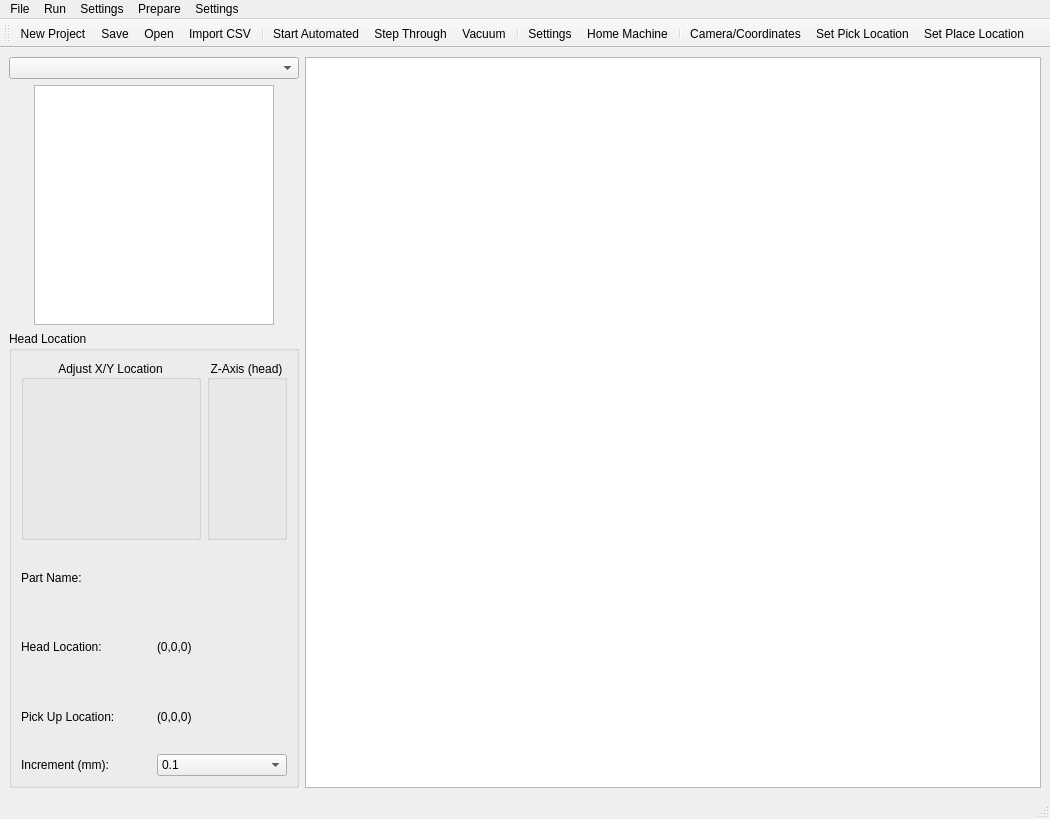
<?xml version="1.0" encoding="UTF-8"?>
<ui version="4.0">
 <class>MainWindow</class>
 <widget class="QMainWindow" name="MainWindow">
  <property name="geometry">
   <rect>
    <x>0</x>
    <y>0</y>
    <width>1050</width>
    <height>819</height>
   </rect>
  </property>
  <property name="windowTitle">
   <string>EasyPicker</string>
  </property>
  <property name="windowIcon">
   <iconset resource="Icons.qrc">
    <normaloff>:/new/Icons/icons8-circuit-80.png</normaloff>:/new/Icons/icons8-circuit-80.png</iconset>
  </property>
  <widget class="QWidget" name="centralwidget">
   <layout class="QVBoxLayout" name="verticalLayout_2">
    <item>
     <layout class="QHBoxLayout" name="horizontalLayout">
      <item>
       <layout class="QVBoxLayout" name="verticalLayout">
        <item>
         <widget class="QComboBox" name="cameraComboBox"/>
        </item>
        <item>
         <layout class="QGridLayout" name="gridLayout">
          <item row="0" column="0">
           <widget class="QGraphicsView" name="cameraView">
            <property name="minimumSize">
             <size>
              <width>240</width>
              <height>240</height>
             </size>
            </property>
            <property name="maximumSize">
             <size>
              <width>240</width>
              <height>240</height>
             </size>
            </property>
           </widget>
          </item>
         </layout>
        </item>
        <item>
         <widget class="QGroupBox" name="groupBox">
          <property name="title">
           <string>Head Location</string>
          </property>
          <layout class="QVBoxLayout" name="verticalLayout_3">
           <item>
            <layout class="QHBoxLayout" name="horizontalLayout_3">
             <item>
              <widget class="QGroupBox" name="groupBox_2">
               <property name="minimumSize">
                <size>
                 <width>180</width>
                 <height>180</height>
                </size>
               </property>
               <property name="maximumSize">
                <size>
                 <width>180</width>
                 <height>200</height>
                </size>
               </property>
               <property name="title">
                <string>Adjust X/Y Location</string>
               </property>
               <property name="alignment">
                <set>Qt::AlignCenter</set>
               </property>
               <layout class="QGridLayout" name="gridLayout_2">
                <item row="3" column="1">
                 <widget class="QPushButton" name="adjustBottomPushButton">
                  <property name="minimumSize">
                   <size>
                    <width>40</width>
                    <height>40</height>
                   </size>
                  </property>
                  <property name="maximumSize">
                   <size>
                    <width>40</width>
                    <height>40</height>
                   </size>
                  </property>
                  <property name="text">
                   <string/>
                  </property>
                  <property name="icon">
                   <iconset resource="Icons.qrc">
                    <normaloff>:/new/Icons/down-100.png</normaloff>:/new/Icons/down-100.png</iconset>
                  </property>
                  <property name="iconSize">
                   <size>
                    <width>40</width>
                    <height>40</height>
                   </size>
                  </property>
                  <property name="shortcut">
                   <string>Down</string>
                  </property>
                  <property name="flat">
                   <bool>true</bool>
                  </property>
                 </widget>
                </item>
                <item row="2" column="2">
                 <widget class="QPushButton" name="adjustRightPushButton">
                  <property name="minimumSize">
                   <size>
                    <width>40</width>
                    <height>40</height>
                   </size>
                  </property>
                  <property name="maximumSize">
                   <size>
                    <width>40</width>
                    <height>40</height>
                   </size>
                  </property>
                  <property name="text">
                   <string/>
                  </property>
                  <property name="icon">
                   <iconset resource="Icons.qrc">
                    <normaloff>:/new/Icons/right-100.png</normaloff>:/new/Icons/right-100.png</iconset>
                  </property>
                  <property name="iconSize">
                   <size>
                    <width>40</width>
                    <height>40</height>
                   </size>
                  </property>
                  <property name="shortcut">
                   <string>Right</string>
                  </property>
                  <property name="flat">
                   <bool>true</bool>
                  </property>
                 </widget>
                </item>
                <item row="1" column="1">
                 <widget class="QPushButton" name="adjustTopPushButton">
                  <property name="minimumSize">
                   <size>
                    <width>40</width>
                    <height>40</height>
                   </size>
                  </property>
                  <property name="maximumSize">
                   <size>
                    <width>40</width>
                    <height>40</height>
                   </size>
                  </property>
                  <property name="text">
                   <string/>
                  </property>
                  <property name="icon">
                   <iconset resource="Icons.qrc">
                    <normaloff>:/new/Icons/up-100.png</normaloff>:/new/Icons/up-100.png</iconset>
                  </property>
                  <property name="iconSize">
                   <size>
                    <width>40</width>
                    <height>40</height>
                   </size>
                  </property>
                  <property name="shortcut">
                   <string>Up</string>
                  </property>
                  <property name="flat">
                   <bool>true</bool>
                  </property>
                 </widget>
                </item>
                <item row="2" column="0">
                 <widget class="QPushButton" name="adjustLeftPushButton">
                  <property name="minimumSize">
                   <size>
                    <width>40</width>
                    <height>40</height>
                   </size>
                  </property>
                  <property name="maximumSize">
                   <size>
                    <width>40</width>
                    <height>40</height>
                   </size>
                  </property>
                  <property name="autoFillBackground">
                   <bool>false</bool>
                  </property>
                  <property name="text">
                   <string/>
                  </property>
                  <property name="icon">
                   <iconset resource="Icons.qrc">
                    <normaloff>:/new/Icons/left-100.png</normaloff>:/new/Icons/left-100.png</iconset>
                  </property>
                  <property name="iconSize">
                   <size>
                    <width>40</width>
                    <height>40</height>
                   </size>
                  </property>
                  <property name="shortcut">
                   <string>Left</string>
                  </property>
                  <property name="default">
                   <bool>false</bool>
                  </property>
                  <property name="flat">
                   <bool>true</bool>
                  </property>
                 </widget>
                </item>
               </layout>
              </widget>
             </item>
             <item>
              <widget class="QGroupBox" name="groupBox_3">
               <property name="minimumSize">
                <size>
                 <width>80</width>
                 <height>180</height>
                </size>
               </property>
               <property name="maximumSize">
                <size>
                 <width>80</width>
                 <height>180</height>
                </size>
               </property>
               <property name="title">
                <string>Z-Axis (head)</string>
               </property>
               <property name="alignment">
                <set>Qt::AlignCenter</set>
               </property>
               <layout class="QVBoxLayout" name="verticalLayout_4">
                <property name="leftMargin">
                 <number>15</number>
                </property>
                <property name="topMargin">
                 <number>0</number>
                </property>
                <property name="rightMargin">
                 <number>30</number>
                </property>
                <property name="bottomMargin">
                 <number>0</number>
                </property>
                <item>
                 <widget class="QPushButton" name="pushButton_3">
                  <property name="minimumSize">
                   <size>
                    <width>40</width>
                    <height>40</height>
                   </size>
                  </property>
                  <property name="maximumSize">
                   <size>
                    <width>40</width>
                    <height>40</height>
                   </size>
                  </property>
                  <property name="layoutDirection">
                   <enum>Qt::LeftToRight</enum>
                  </property>
                  <property name="text">
                   <string/>
                  </property>
                  <property name="icon">
                   <iconset resource="Icons.qrc">
                    <normaloff>:/new/Icons/up-100.png</normaloff>:/new/Icons/up-100.png</iconset>
                  </property>
                  <property name="iconSize">
                   <size>
                    <width>40</width>
                    <height>40</height>
                   </size>
                  </property>
                  <property name="shortcut">
                   <string>Shift+Up</string>
                  </property>
                  <property name="flat">
                   <bool>true</bool>
                  </property>
                 </widget>
                </item>
                <item>
                 <widget class="QPushButton" name="pushButton_4">
                  <property name="minimumSize">
                   <size>
                    <width>40</width>
                    <height>40</height>
                   </size>
                  </property>
                  <property name="maximumSize">
                   <size>
                    <width>40</width>
                    <height>40</height>
                   </size>
                  </property>
                  <property name="text">
                   <string/>
                  </property>
                  <property name="icon">
                   <iconset resource="Icons.qrc">
                    <normaloff>:/new/Icons/down-100.png</normaloff>:/new/Icons/down-100.png</iconset>
                  </property>
                  <property name="iconSize">
                   <size>
                    <width>40</width>
                    <height>40</height>
                   </size>
                  </property>
                  <property name="shortcut">
                   <string>Shift+Down</string>
                  </property>
                  <property name="flat">
                   <bool>true</bool>
                  </property>
                 </widget>
                </item>
               </layout>
              </widget>
             </item>
            </layout>
           </item>
           <item>
            <layout class="QHBoxLayout" name="horizontalLayout_6">
             <item>
              <widget class="QLabel" name="label_6">
               <property name="text">
                <string>Part Name:</string>
               </property>
              </widget>
             </item>
             <item>
              <widget class="QLabel" name="partNameLabel">
               <property name="text">
                <string/>
               </property>
              </widget>
             </item>
            </layout>
           </item>
           <item>
            <layout class="QHBoxLayout" name="horizontalLayout_5">
             <item>
              <widget class="QLabel" name="label_4">
               <property name="text">
                <string>Head Location:</string>
               </property>
              </widget>
             </item>
             <item>
              <widget class="QLabel" name="headLocationLabel">
               <property name="text">
                <string>(0,0,0)</string>
               </property>
              </widget>
             </item>
            </layout>
           </item>
           <item>
            <layout class="QHBoxLayout" name="horizontalLayout_4">
             <item>
              <widget class="QLabel" name="label_2">
               <property name="text">
                <string>Pick Up Location:</string>
               </property>
              </widget>
             </item>
             <item>
              <widget class="QLabel" name="pickUpLocationLabel">
               <property name="text">
                <string>(0,0,0)</string>
               </property>
              </widget>
             </item>
            </layout>
           </item>
           <item>
            <layout class="QHBoxLayout" name="horizontalLayout_7">
             <item>
              <widget class="QLabel" name="label">
               <property name="text">
                <string>Increment (mm):</string>
               </property>
              </widget>
             </item>
             <item>
              <widget class="QComboBox" name="incrementComboBox">
               <item>
                <property name="text">
                 <string>0.1</string>
                </property>
               </item>
               <item>
                <property name="text">
                 <string>0.5</string>
                </property>
               </item>
               <item>
                <property name="text">
                 <string>1</string>
                </property>
               </item>
               <item>
                <property name="text">
                 <string>3</string>
                </property>
               </item>
               <item>
                <property name="text">
                 <string>5</string>
                </property>
               </item>
               <item>
                <property name="text">
                 <string>10</string>
                </property>
               </item>
               <item>
                <property name="text">
                 <string>25</string>
                </property>
               </item>
               <item>
                <property name="text">
                 <string>50</string>
                </property>
               </item>
              </widget>
             </item>
            </layout>
           </item>
          </layout>
         </widget>
        </item>
       </layout>
      </item>
      <item>
       <widget class="QTableWidget" name="tableWidget"/>
      </item>
     </layout>
    </item>
   </layout>
  </widget>
  <widget class="QMenuBar" name="menubar">
   <property name="geometry">
    <rect>
     <x>0</x>
     <y>0</y>
     <width>1050</width>
     <height>20</height>
    </rect>
   </property>
   <widget class="QMenu" name="menuFile">
    <property name="title">
     <string>File</string>
    </property>
    <addaction name="actionNew_Project"/>
    <addaction name="actionOpen"/>
    <addaction name="actionImport_CSV"/>
    <addaction name="actionSave"/>
    <addaction name="actionExit"/>
   </widget>
   <widget class="QMenu" name="menuRun">
    <property name="title">
     <string>Run</string>
    </property>
    <addaction name="actionStart_Automated"/>
    <addaction name="actionStep_Through_Next"/>
    <addaction name="actionStep_Through_Back"/>
   </widget>
   <widget class="QMenu" name="menuSettings">
    <property name="title">
     <string>Settings</string>
    </property>
    <addaction name="actionSettings"/>
   </widget>
   <widget class="QMenu" name="menuPrepare">
    <property name="title">
     <string>Prepare</string>
    </property>
    <addaction name="actionSet_Pick_Up_Location"/>
    <addaction name="actionSet_Place_Location"/>
    <addaction name="actionCamera_Coordinates"/>
    <addaction name="actionVacuum"/>
    <addaction name="actionHome_Machine"/>
   </widget>
   <widget class="QMenu" name="menuSettings_2">
    <property name="title">
     <string>Settings</string>
    </property>
    <addaction name="actionSettings"/>
   </widget>
   <addaction name="menuFile"/>
   <addaction name="menuRun"/>
   <addaction name="menuSettings"/>
   <addaction name="menuPrepare"/>
   <addaction name="menuSettings_2"/>
  </widget>
  <widget class="QStatusBar" name="statusbar"/>
  <widget class="QToolBar" name="toolBar">
   <property name="windowTitle">
    <string>toolBar</string>
   </property>
   <property name="toolButtonStyle">
    <enum>Qt::ToolButtonTextUnderIcon</enum>
   </property>
   <attribute name="toolBarArea">
    <enum>TopToolBarArea</enum>
   </attribute>
   <attribute name="toolBarBreak">
    <bool>false</bool>
   </attribute>
   <addaction name="actionNew_Project"/>
   <addaction name="actionSave"/>
   <addaction name="actionOpen"/>
   <addaction name="actionImport_CSV"/>
   <addaction name="separator"/>
   <addaction name="actionStart_Automated"/>
   <addaction name="actionStep_Through_Next"/>
   <addaction name="actionVacuum"/>
   <addaction name="separator"/>
   <addaction name="actionSettings"/>
   <addaction name="actionHome_Machine"/>
   <addaction name="separator"/>
   <addaction name="actionCamera_Coordinates"/>
   <addaction name="actionSet_Pick_Up_Location"/>
   <addaction name="actionSet_Place_Location"/>
  </widget>
  <action name="actionNew_Project">
   <property name="icon">
    <iconset resource="Icons.qrc">
     <normaloff>:/new/Icons/icons8-new-80.png</normaloff>:/new/Icons/icons8-new-80.png</iconset>
   </property>
   <property name="text">
    <string>New Project</string>
   </property>
   <property name="toolTip">
    <string>&lt;html&gt;&lt;head/&gt;&lt;body&gt;&lt;p&gt;&lt;span style=&quot; font-style:italic;&quot;&gt;Create a New Pick and Place Project.&lt;/span&gt;&lt;/p&gt;&lt;p&gt;&lt;span style=&quot; font-weight:600;&quot;&gt;This will close the existing project.  &lt;/span&gt;&lt;/p&gt;&lt;p&gt;&lt;span style=&quot; font-weight:600; text-decoration: underline;&quot;&gt;Any unsaved changes could be lost!&lt;/span&gt;&lt;/p&gt;&lt;/body&gt;&lt;/html&gt;</string>
   </property>
  </action>
  <action name="actionOpen">
   <property name="icon">
    <iconset resource="Icons.qrc">
     <normaloff>:/new/Icons/icons8-open-box-80.png</normaloff>:/new/Icons/icons8-open-box-80.png</iconset>
   </property>
   <property name="text">
    <string>Open</string>
   </property>
   <property name="toolTip">
    <string>Open a project</string>
   </property>
   <property name="shortcut">
    <string>Meta+O</string>
   </property>
  </action>
  <action name="actionImport_CSV">
   <property name="icon">
    <iconset resource="Icons.qrc">
     <normaloff>:/new/Icons/icons8-import-csv-80.png</normaloff>:/new/Icons/icons8-import-csv-80.png</iconset>
   </property>
   <property name="text">
    <string>Import CSV</string>
   </property>
   <property name="toolTip">
    <string>Import a CSV File to the active Project</string>
   </property>
  </action>
  <action name="actionStart_Automated">
   <property name="icon">
    <iconset resource="Icons.qrc">
     <normaloff>:/new/Icons/icons8-launch-80.png</normaloff>:/new/Icons/icons8-launch-80.png</iconset>
   </property>
   <property name="text">
    <string>Start Automated</string>
   </property>
   <property name="toolTip">
    <string>Start Automated Pick and Place</string>
   </property>
  </action>
  <action name="actionStep_Through_Next">
   <property name="icon">
    <iconset resource="Icons.qrc">
     <normaloff>:/new/Icons/icons8-obstruction-lights-on-80.png</normaloff>:/new/Icons/icons8-obstruction-lights-on-80.png</iconset>
   </property>
   <property name="text">
    <string>Step Through</string>
   </property>
  </action>
  <action name="actionStep_Through_Back">
   <property name="icon">
    <iconset resource="Icons.qrc">
     <normaloff>:/new/Icons/icons8-obstruction-lights-settings-80.png</normaloff>:/new/Icons/icons8-obstruction-lights-settings-80.png</iconset>
   </property>
   <property name="text">
    <string>Step Through Back</string>
   </property>
  </action>
  <action name="actionSettings">
   <property name="icon">
    <iconset resource="Icons.qrc">
     <normaloff>:/new/Icons/icons8-settings-80.png</normaloff>:/new/Icons/icons8-settings-80.png</iconset>
   </property>
   <property name="text">
    <string>Settings</string>
   </property>
  </action>
  <action name="actionVacuum">
   <property name="checkable">
    <bool>true</bool>
   </property>
   <property name="icon">
    <iconset resource="Icons.qrc">
     <normaloff>:/new/Icons/icons8-vacuum-cleaner-80.png</normaloff>:/new/Icons/icons8-vacuum-cleaner-80.png</iconset>
   </property>
   <property name="text">
    <string>Vacuum</string>
   </property>
   <property name="toolTip">
    <string>VacuumOnOff</string>
   </property>
   <property name="shortcut">
    <string>Shift+V</string>
   </property>
  </action>
  <action name="actionHome_Machine">
   <property name="icon">
    <iconset resource="Icons.qrc">
     <normaloff>:/new/Icons/icons8-home-address-100.png</normaloff>:/new/Icons/icons8-home-address-100.png</iconset>
   </property>
   <property name="text">
    <string>Home Machine</string>
   </property>
   <property name="toolTip">
    <string>Home X and Y axis of the Machine</string>
   </property>
  </action>
  <action name="actionSet_Pick_Up_Location">
   <property name="icon">
    <iconset resource="Icons.qrc">
     <normaloff>:/new/Icons/icons8-weightlifting-64.png</normaloff>:/new/Icons/icons8-weightlifting-64.png</iconset>
   </property>
   <property name="text">
    <string>Set Pick Location</string>
   </property>
  </action>
  <action name="actionSet_Place_Location">
   <property name="icon">
    <iconset resource="Icons.qrc">
     <normaloff>:/new/Icons/icons8-american-football-player-64.png</normaloff>:/new/Icons/icons8-american-football-player-64.png</iconset>
   </property>
   <property name="text">
    <string>Set Place Location</string>
   </property>
  </action>
  <action name="actionSave">
   <property name="icon">
    <iconset resource="Icons.qrc">
     <normaloff>:/new/Icons/icons8-money-box-80.png</normaloff>:/new/Icons/icons8-money-box-80.png</iconset>
   </property>
   <property name="text">
    <string>Save</string>
   </property>
   <property name="toolTip">
    <string>Save Project</string>
   </property>
  </action>
  <action name="actionCamera_Coordinates">
   <property name="checkable">
    <bool>true</bool>
   </property>
   <property name="icon">
    <iconset resource="Icons.qrc">
     <normaloff>:/new/Icons/icons8-camera-automation-80.png</normaloff>:/new/Icons/icons8-camera-automation-80.png</iconset>
   </property>
   <property name="text">
    <string>Camera/Coordinates</string>
   </property>
  </action>
  <action name="actionExit">
   <property name="icon">
    <iconset resource="Icons.qrc">
     <normaloff>:/new/Icons/icons8-question-mark-96.png</normaloff>:/new/Icons/icons8-question-mark-96.png</iconset>
   </property>
   <property name="text">
    <string>Exit</string>
   </property>
  </action>
 </widget>
 <resources>
  <include location="Icons.qrc"/>
 </resources>
 <connections/>
</ui>
